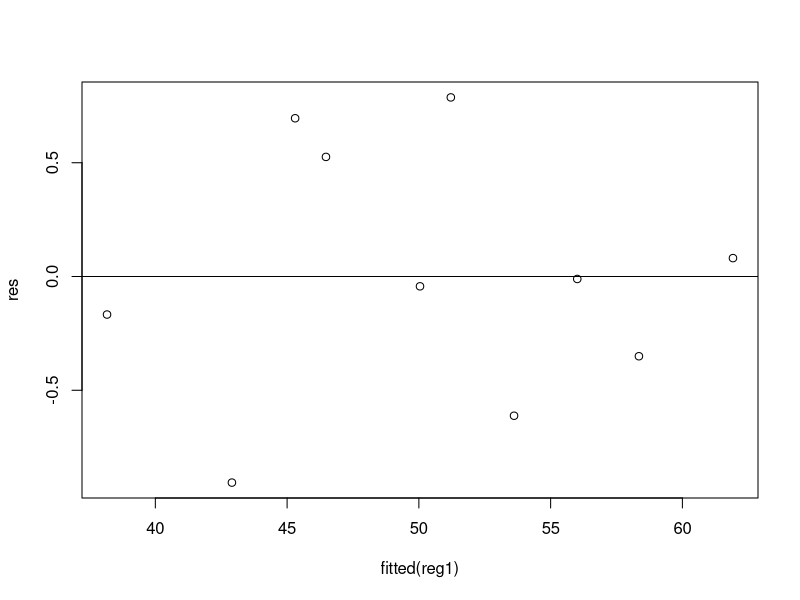
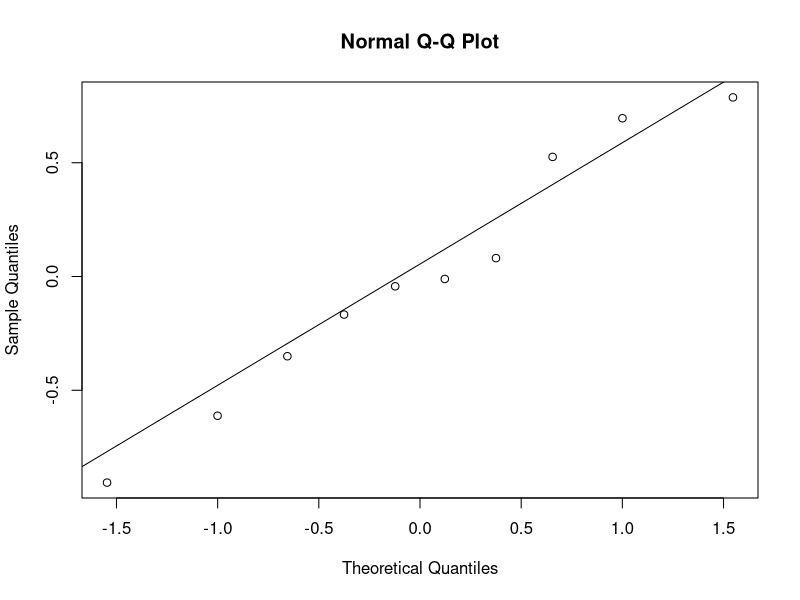

The R source for these figures, in order:
#Fitting a Simple Linear Regression Model
#8-1
x <- c(56, 80, 50, 78, 65, 75, 53, 57, 53, 44)
y <- c(164, 180, 160, 175, 170, 175, 160, 169, 165, 150)
reg <- lm(y~x)
summary(reg)

#Fitting a Multiple Regression Model
#8-7
x1 <- c(4, 6, 6, 7, 8, 9, 9, 9, 11, 12)
x2 <- c(3, 4, 5, 5, 6, 7, 6, 8, 8, 9)
y <- c(38, 42, 46, 47, 50, 53, 52, 56, 58, 62)
reg1 <- lm(y ~ x1+x2)
summary(reg1)

#Graph for Residual Analysis
#8-10
a1 <- c(4, 6, 6, 7, 8, 9, 9, 9, 11, 12)
a2 <- c(3, 4, 5, 5, 6, 7, 6, 8, 8, 9)
b <- c(38, 42, 46, 47, 50, 53, 52, 56, 58, 62)
reg1 <- lm(y ~ a1+a2)
summary(reg1)
res <- resid(reg1)
plot(fitted(reg1), res)
abline(0, 0)
qqnorm(res)
qqline(res)
